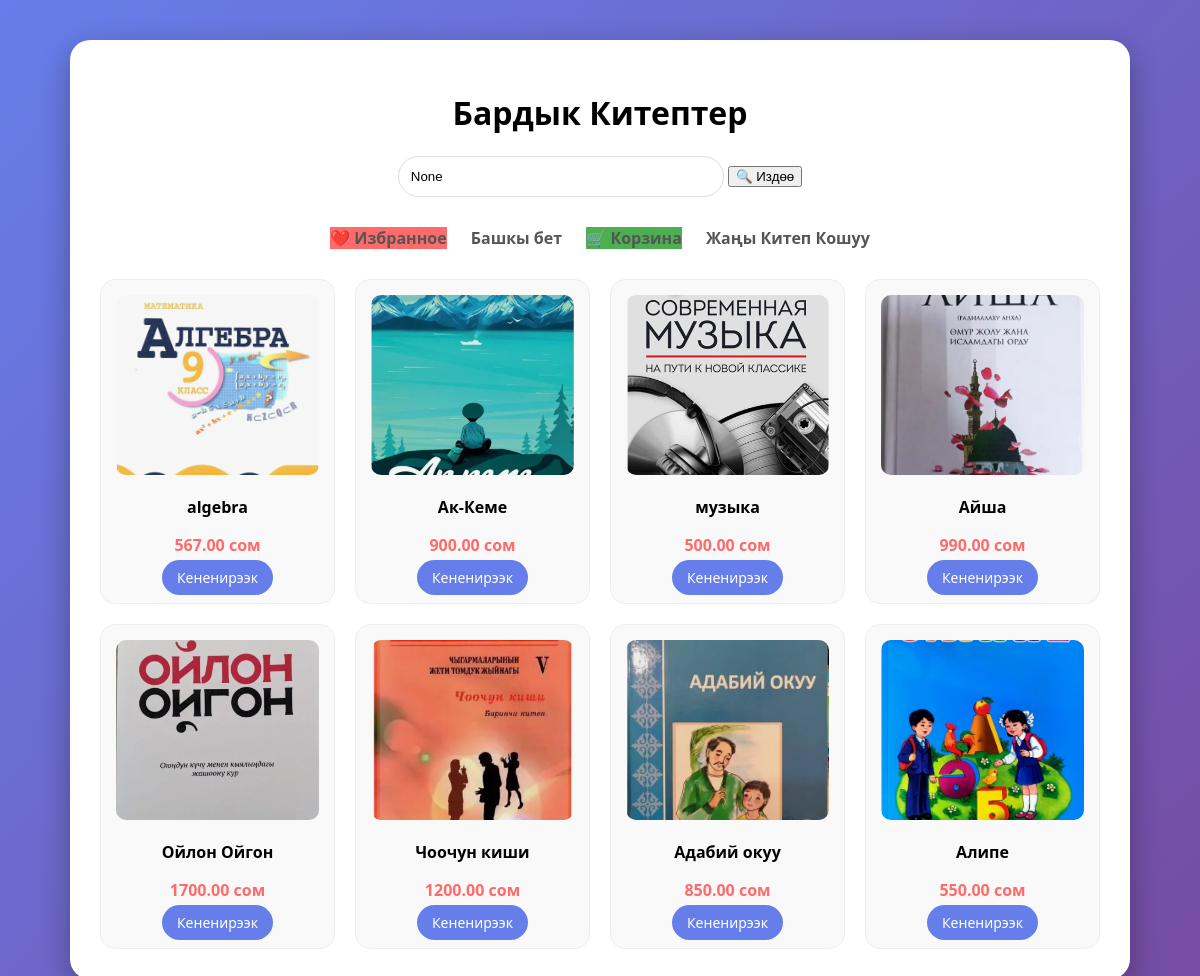
The page /books/ on the database its author committed.
### shop/models.py (models this page shows, shortened)
class Book(models.Model):
    title = models.CharField(max_length=200, verbose_name="Аталышы")
    author = models.CharField(max_length=100, verbose_name="Автору")
    price = models.DecimalField(
        max_digits=10,
        decimal_places=2,
        verbose_name="Баасы"
    )
    description = models.TextField(
        blank=True,
        verbose_name="Сүрөттөмөсү"
    )
    genre = models.ForeignKey(
        Genre,
        on_delete=models.CASCADE,
        verbose_name="Жанры"
    )
    image = models.ImageField(
        upload_to="book_covers/",
        blank=True,
        null=True,
        verbose_name="Сүрөтү"
    )

### shop/views.py (the view)
# urls.py: path('books/', views.book_list, name='book_list'),
def book_list(request):
    books = Book.objects.all()
    query = request.GET.get('q')
    if query:
        books = books.filter(title__icontains=query)
    return render(request, 'shop/book_list.html', {'books': books, 'query': query})

### shop/templates/shop/book_list.html (shortened to what this page needs)
<!DOCTYPE html>
<html lang="ky">
<head>
</head>
<body>
    <div class="container">
        <h1>Бардык Китептер</h1>
        <form method="GET" action="{% url 'book_list' %}" style="text-align: center; margin-bottom: 30px;">
    <input type="text" name="q" value="{{ query }}" placeholder="Китептин атын же авторун жазыңыз..." style="padding: 12px; width: 300px; border-radius: 25px; border: 1px solid #ddd; outline: none;">
    <button type="submit" class="btn btn-primary">🔍 Издөө</button>
</form>
        <div class="nav-links">
            <a href="/favorites/" class="nav-link-primary" style="background-color: #ff6b6b;">❤️ Избранное</a>
            <a href="/">Башкы бет</a>
            <a href="/cart/" class="nav-link-primary" style="background-color: #4CAF50;">🛒 Корзина</a>
            <a href="/add/">Жаңы Китеп Кошуу</a>
        </div>
        {% if books %}
            <div class="book-grid">
                {% for book in books %}
                    <div class="book-card">
                        {% if book.image %}
                            <img src="{{ book.image.url }}" style="width: 100%; height: 180px; object-fit: cover; border-radius: 10px;">
                        {% else %}
                            <div style="height: 180px; display: flex; align-items: center; justify-content: center; background: #eee; border-radius: 10px; font-size: 40px;">📖</div>
                        {% endif %}
                        <p class="book-title">{{ book.title }}</p>
                        <p class="book-price">{{ book.price }} сом</p>
                        <a href="/book/{{ book.pk }}/" class="btn-view">Кененирээк</a>
                    </div>
                {% endfor %}
            </div>
        {% else %}
            <p style="text-align: center;">Азырынча китептер жок.</p>
        {% endif %}
    </div>
</body>
</html>

### shop/templates/shop/book_list.html (style rules this page uses)
body { font-family: 'Segoe UI', sans-serif; background: linear-gradient(135deg, #667eea 0%, #764ba2 100%); margin: 0; padding: 40px; }
.container { max-width: 1000px; margin: 0 auto; background: white; padding: 30px; border-radius: 20px; box-shadow: 0 10px 30px rgba(0,0,0,0.3); }
h1 { text-align: center; }
.nav-links { text-align: center; margin-bottom: 30px; }
.nav-links a { margin: 0 10px; text-decoration: none; font-weight: bold; color: #555; }
.book-grid { display: grid; grid-template-columns: repeat(auto-fill, minmax(220px, 1fr)); gap: 20px; }
.book-card { background: #f9f9f9; border: 1px solid #eee; padding: 15px; border-radius: 15px; text-align: center; transition: 0.3s; }
.book-title { font-weight: bold; }
.book-price { color: #ff6b6b; font-weight: bold; margin: 10px 0; }
.btn-view { background-color: #667eea; color: white; padding: 8px 15px; border-radius: 20px; text-decoration: none; font-size: 14px; }

### rows shown on the page
Book: image (picture), title "algebra", price "567.00"
Book: image (picture), title "Ак-Кеме", price "900.00"
Book: image (picture), title "музыка", price "500.00"
Book: image (picture), title "Айша", price "990.00"
Book: image (picture), title "Ойлон Ойгон", price "1700.00"
Book: image (picture), title "Чоочун киши", price "1200.00"
Book: image (picture), title "Адабий окуу", price "850.00"
Book: image (picture), title "Алипе", price "550.00"
